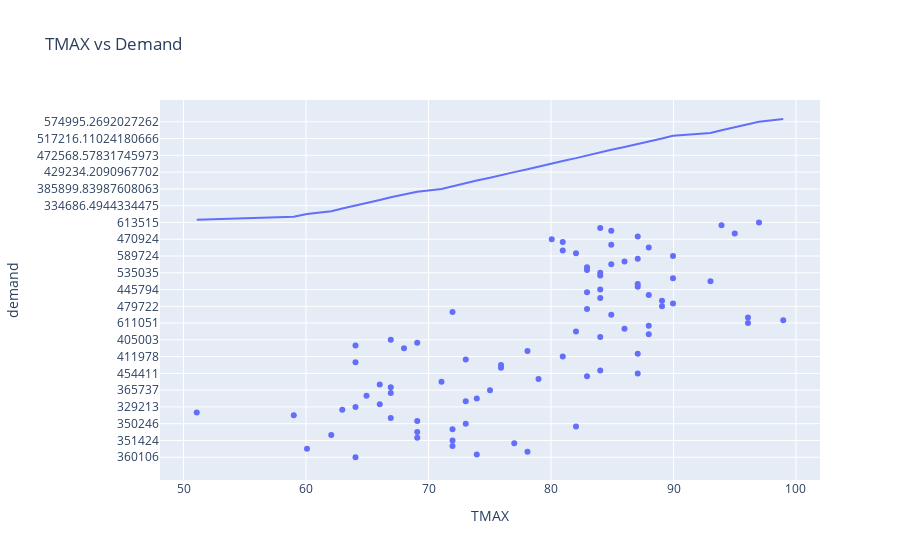

The cell this chart's notebook holds for it:
### Code cell
# Visualize TMAX vs Demand using Plotly
import plotly.express as px

fig = px.scatter(
    df_combined,
    x="TMAX", y="demand",
    trendline="ols",
    title="TMAX vs Demand"
)
fig.show()
